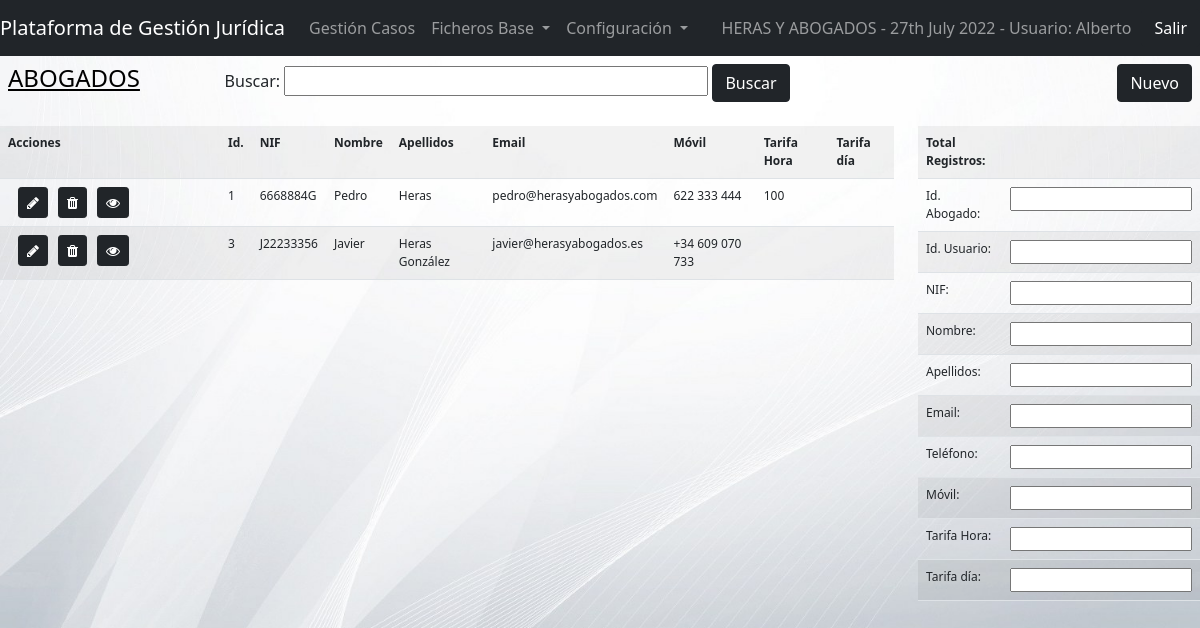
Screenshot of /view/employees.php (signed in) with the database file from the repository.
### tables this page shows
CREATE TABLE IF NOT EXISTS `employees` (
  `EMPId` int(11) NOT NULL AUTO_INCREMENT,
  `EMPNatId` varchar(20) DEFAULT NULL,
  `EMPUsrId` varchar(20) DEFAULT NULL,
  `EMPType` varchar(10) DEFAULT NULL,
  `EMPName` varchar(75) NOT NULL,
  `EMPLastName` varchar(100) DEFAULT NULL,
  `EMPEmail` varchar(150) DEFAULT NULL,
  `EMPPhone` varchar(20) DEFAULT NULL,
  `EMPMobile` varchar(20) DEFAULT NULL,
  `EMPRateHour` float DEFAULT NULL,
  `EMPRateDay` float DEFAULT NULL,
  `EMPNotes` varchar(250) DEFAULT NULL,
  `EMPDateInsert` datetime DEFAULT NULL,
  `EMPInsertBy` varchar(50) DEFAULT NULL,
  `EMPDateUpdate` datetime DEFAULT NULL,
  `EMPUpdateBy` varchar(50) DEFAULT NULL,
  PRIMARY KEY (`EMPId`)
);

### model/dbcrud.php (called while the page is built, shortened)
<?php
    class dbcrud {
        public function sql ($sql){
            $dbConn = new dbconn();
            $dbConn->connect();
            $conn = $dbConn->getConn();
            $result = $conn->query($sql);
            return $result;
        }
    }
?>

### controller/cntEmployee.php (the view, shortened to what this page needs)
<?php
    include_once '../model/dbcrud.php';
    function selectEmployees(){
        $empCrud = new dbcrud();
        if (isset ($_SESSION['empfilter'])) {
            $filter = $_SESSION['empfilter'];
            $sql = "SELECT * FROM employees WHERE EMPName LIKE '%:filter%' OR EMPLastName LIKE '%:filter%' OR EMPEmail LIKE '%:filter%'";
            $sql = str_replace(':filter', $filter, $sql);
        }
        else {
            $sql = "SELECT * FROM employees";
        }
        echo '<tr>'
                . '<th style="width:220px">Acciones</th><th>Id.</th><th>NIF</th><th>Nombre</th><th>Apellidos</th><th>Email</th><th>Móvil</th><th>Tarifa Hora</th><th>Tarifa día</th>'
           . '</tr>';
        $result = $empCrud->sql($sql);
        if ($result->num_rows > 0) {
          while($row = $result->fetch_assoc()) {
            echo '<tr><td><a href="employeedata.php?empupdate&empid='.$row["EMPId"].'" target="_blank" class="btn btn-dark btn-sm" role="button" data-toggle="tooltip" data-placement="top" title="Editar" style="margin-left: 10px"><i class="fa fa-pencil" aria-hidden="true"></i></a>'
                    .'<a href="employeedata.php?empdelete&empid='.$row["EMPId"].'" target="_blank" class="btn btn-dark btn-sm" role="button" data-toggle="tooltip" data-placement="top" title="Eliminar" style="margin-left: 10px"><i class="fa fa-trash" aria-hidden="true"></i></a>'
                    .'<a href="employees.php?empid='.$row["EMPId"].'" class="btn btn-dark btn-sm" role="button" data-toggle="tooltip" data-placement="top" title="Ver" style="margin-left: 10px"><i class="fa fa-eye" aria-hidden="true"></i></a></td>'
                    . '<td>'.$row["EMPId"].'</td><td>'.$row["EMPNatId"].'</td><td>'.$row["EMPName"].'</td>'
                    . '<td>'.$row["EMPLastName"].'</td><td>'.$row["EMPEmail"].'</td><td>'.$row["EMPMobile"].'</td><td>'.$row["EMPRateHour"].'</td><td>'.$row["EMPRateDay"].'</td>'
                .'</tr>';
            }
        }
        else {
            $_SESSION['numemp'] = 0;
        }
    }
    function showEmp($idemp){
        $crud = new dbcrud();
        $sql = "SELECT * FROM employees WHERE EMPId = " . $idemp;
        $result = $crud->sql($sql);
        if ($result->num_rows > 0) {
            while($row = $result->fetch_assoc()) {
            echo '<tr><td>Id. Abogado:</td><td><input type="text" name="empid" readonly="true" value="'.$row["EMPId"].'"></td></tr>'
                . '<tr><td>Id. Usuario:</td><td><input type="text" name="empusrid" value="'.$row["EMPUsrId"].'"></td></tr>'
                . '<tr><td>NIF:</td><td><input type="text" name="empnatid" value="'.$row["EMPNatId"].'"></td></tr>'
                . '<tr><td>Nombre:</td><td><input type="text" name="empname" value="'.$row["EMPName"].'"></td></tr>'
                . '<tr><td>Apellidos:</td><td><input type="text" name="emplastname" value="'.$row["EMPLastName"].'"></td></tr>'
                . '<tr><td>Email:</td><td><input type="text" name="empemail" value="'.$row["EMPEmail"].'"></td></tr>'
                . '<tr><td>Teléfono:</td><td><input type="text" name="empphone" value="'.$row["EMPPhone"].'"></td></tr>'
                . '<tr><td>Móvil:</td><td><input type="text" name="empmobile" value="'.$row["EMPMobile"].'"></td></tr>'
                . '<tr><td>Tarifa Hora:</td><td><input type="text" name="empratehour" value="'.$row["EMPRateHour"].'"></td></tr>'
                . '<tr><td>Tarifa día:</td><td><input type="text" name="emprateday" value="'.$row["EMPRateDay"].'"></td></tr>';
            }
        } else {
            echo '<tr><td>Id. Abogado:</td><td><input type="text" name="empid" readonly="true" value=""></td></tr>'
                . '<tr><td>Id. Usuario:</td><td><input type="text" name="empusrid" value=""></td></tr>'
                . '<tr><td>NIF:</td><td><input type="text" name="empnatid" value=""></td></tr>'
                . '<tr><td>Nombre:</td><td><input type="text" name="empname" value=""></td></tr>'
                . '<tr><td>Apellidos:</td><td><input type="text" name="emplastname" value=""></td></tr>'
                . '<tr><td>Email:</td><td><input type="text" name="empemail" value=""></td></tr>'
                . '<tr><td>Teléfono:</td><td><input type="text" name="empphone" value=""></td></tr>'
                . '<tr><td>Móvil:</td><td><input type="text" name="empmobile" value=""></td></tr>'
                . '<tr><td>Tarifa Hora:</td><td><input type="text" name="empratehour" value=""></td></tr>'
                . '<tr><td>Tarifa día:</td><td><input type="text" name="emprateday" value=""></td></tr>';
        }
    }
?>

### view/css/globalstyles.css (style rules this page uses)
.bgsilver { background-image: url('../imgs/bg04.jpg'); background-repeat: no-repeat; background-attachment: fixed; background-size: cover; }

### rows the page displays
employees: EMPId "1", EMPNatId "6668884G", EMPName "Pedro", EMPLastName "Heras", EMPEmail "pedro@herasyabogados.com", EMPMobile "622 333 444", EMPRateHour "100"
employees: EMPId "3", EMPNatId "J22233356", EMPName "Javier", EMPLastName "Heras González", EMPEmail "javier@herasyabogados.es", EMPMobile "+34 609 070 733"

### other values shown
$_SESSION['username'] "Alberto"
